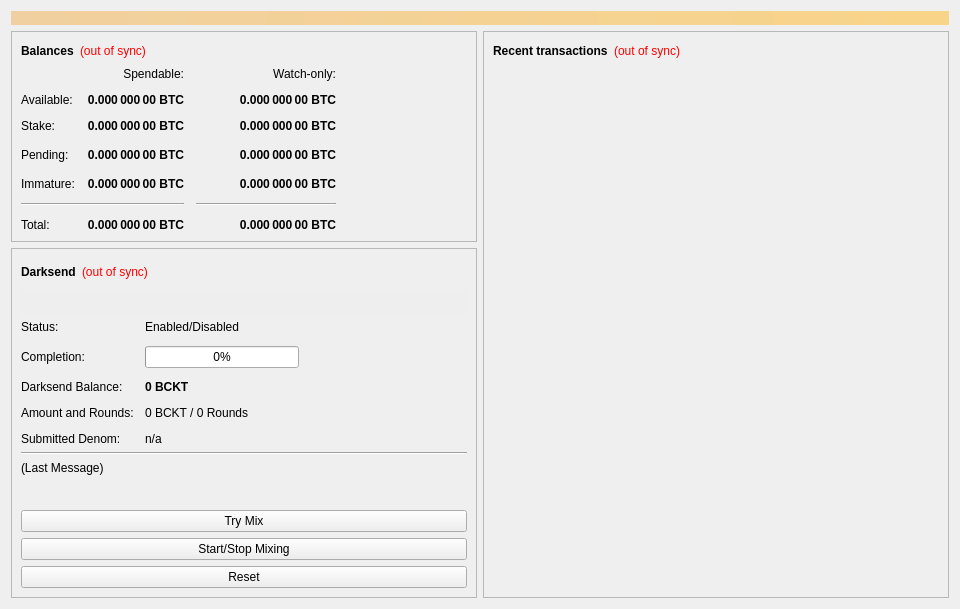
<?xml version="1.0" encoding="UTF-8"?>
<ui version="4.0">
 <class>OverviewPage</class>
 <widget class="QWidget" name="OverviewPage">
  <property name="geometry">
   <rect>
    <x>0</x>
    <y>0</y>
    <width>960</width>
    <height>594</height>
   </rect>
  </property>
  <property name="minimumSize">
   <size>
    <width>960</width>
    <height>0</height>
   </size>
  </property>
  <property name="windowTitle">
   <string>Form</string>
  </property>
  <layout class="QVBoxLayout" name="topLayout">
   <item>
    <widget class="QLabel" name="labelAlerts">
     <property name="visible">
      <bool>false</bool>
     </property>
     <property name="styleSheet">
      <string notr="true">background-color: qlineargradient(x1: 0, y1: 0, x2: 1, y2: 0, stop:0 #F0D0A0, stop:1 #F8D488); color:#000000;</string>
     </property>
     <property name="wordWrap">
      <bool>true</bool>
     </property>
     <property name="margin">
      <number>3</number>
     </property>
    </widget>
   </item>
   <item>
    <layout class="QHBoxLayout" name="horizontalLayout" stretch="1,1">
     <item>
      <layout class="QVBoxLayout" name="verticalLayout_2">
       <item>
        <widget class="QFrame" name="frame">
         <property name="frameShape">
          <enum>QFrame::StyledPanel</enum>
         </property>
         <property name="frameShadow">
          <enum>QFrame::Raised</enum>
         </property>
         <layout class="QVBoxLayout" name="verticalLayout_4">
          <item>
           <layout class="QHBoxLayout" name="horizontalLayout_4">
            <item>
             <widget class="QLabel" name="label_5">
              <property name="font">
               <font>
                <weight>75</weight>
                <bold>true</bold>
               </font>
              </property>
              <property name="text">
               <string>Balances</string>
              </property>
             </widget>
            </item>
            <item>
             <widget class="QLabel" name="labelWalletStatus">
              <property name="cursor">
               <cursorShape>WhatsThisCursor</cursorShape>
              </property>
              <property name="toolTip">
               <string>The displayed information may be out of date. Your wallet automatically synchronizes with the Backpocket network after a connection is established, but this process has not completed yet.</string>
              </property>
              <property name="styleSheet">
               <string notr="true">QLabel { color: red; }</string>
              </property>
              <property name="text">
               <string notr="true">(out of sync)</string>
              </property>
              <property name="alignment">
               <set>Qt::AlignLeading|Qt::AlignLeft|Qt::AlignVCenter</set>
              </property>
             </widget>
            </item>
            <item>
             <spacer name="horizontalSpacer_3">
              <property name="orientation">
               <enum>Qt::Horizontal</enum>
              </property>
              <property name="sizeHint" stdset="0">
               <size>
                <width>40</width>
                <height>20</height>
               </size>
              </property>
             </spacer>
            </item>
           </layout>
          </item>
          <item>
           <layout class="QGridLayout" name="gridLayout">
            <property name="spacing">
             <number>12</number>
            </property>
            <item row="3" column="2">
             <widget class="QLabel" name="labelWatchPending">
              <property name="font">
               <font>
                <weight>75</weight>
                <bold>true</bold>
               </font>
              </property>
              <property name="cursor">
               <cursorShape>IBeamCursor</cursorShape>
              </property>
              <property name="toolTip">
               <string>Unconfirmed transactions to watch-only addresses</string>
              </property>
              <property name="text">
               <string notr="true">0.000 000 00 BTC</string>
              </property>
              <property name="alignment">
               <set>Qt::AlignRight|Qt::AlignTrailing|Qt::AlignVCenter</set>
              </property>
              <property name="textInteractionFlags">
               <set>Qt::LinksAccessibleByMouse|Qt::TextSelectableByKeyboard|Qt::TextSelectableByMouse</set>
              </property>
             </widget>
            </item>
            <item row="3" column="1">
             <widget class="QLabel" name="labelUnconfirmed">
              <property name="font">
               <font>
                <weight>75</weight>
                <bold>true</bold>
               </font>
              </property>
              <property name="cursor">
               <cursorShape>IBeamCursor</cursorShape>
              </property>
              <property name="toolTip">
               <string>Total of transactions that have yet to be confirmed, and do not yet count toward the spendable balance</string>
              </property>
              <property name="text">
               <string notr="true">0.000 000 00 BTC</string>
              </property>
              <property name="alignment">
               <set>Qt::AlignRight|Qt::AlignTrailing|Qt::AlignVCenter</set>
              </property>
              <property name="textInteractionFlags">
               <set>Qt::LinksAccessibleByMouse|Qt::TextSelectableByKeyboard|Qt::TextSelectableByMouse</set>
              </property>
             </widget>
            </item>
            <item row="4" column="2">
             <widget class="QLabel" name="labelWatchImmature">
              <property name="font">
               <font>
                <weight>75</weight>
                <bold>true</bold>
               </font>
              </property>
              <property name="cursor">
               <cursorShape>IBeamCursor</cursorShape>
              </property>
              <property name="toolTip">
               <string>Mined balance in watch-only addresses that has not yet matured</string>
              </property>
              <property name="text">
               <string notr="true">0.000 000 00 BTC</string>
              </property>
              <property name="alignment">
               <set>Qt::AlignRight|Qt::AlignTrailing|Qt::AlignVCenter</set>
              </property>
              <property name="textInteractionFlags">
               <set>Qt::LinksAccessibleByMouse|Qt::TextSelectableByKeyboard|Qt::TextSelectableByMouse</set>
              </property>
             </widget>
            </item>
            <item row="5" column="0" colspan="2">
             <widget class="Line" name="lineSpendableBalance">
              <property name="orientation">
               <enum>Qt::Horizontal</enum>
              </property>
             </widget>
            </item>
            <item row="5" column="2">
             <widget class="Line" name="lineWatchBalance">
              <property name="sizePolicy">
               <sizepolicy hsizetype="Preferred" vsizetype="Fixed">
                <horstretch>0</horstretch>
                <verstretch>0</verstretch>
               </sizepolicy>
              </property>
              <property name="minimumSize">
               <size>
                <width>140</width>
                <height>0</height>
               </size>
              </property>
              <property name="orientation">
               <enum>Qt::Horizontal</enum>
              </property>
             </widget>
            </item>
            <item row="6" column="0">
             <widget class="QLabel" name="labelTotalText">
              <property name="text">
               <string>Total:</string>
              </property>
             </widget>
            </item>
            <item row="4" column="1">
             <widget class="QLabel" name="labelImmature">
              <property name="font">
               <font>
                <weight>75</weight>
                <bold>true</bold>
               </font>
              </property>
              <property name="cursor">
               <cursorShape>IBeamCursor</cursorShape>
              </property>
              <property name="toolTip">
               <string>Mined balance that has not yet matured</string>
              </property>
              <property name="text">
               <string notr="true">0.000 000 00 BTC</string>
              </property>
              <property name="alignment">
               <set>Qt::AlignRight|Qt::AlignTrailing|Qt::AlignVCenter</set>
              </property>
              <property name="textInteractionFlags">
               <set>Qt::LinksAccessibleByMouse|Qt::TextSelectableByKeyboard|Qt::TextSelectableByMouse</set>
              </property>
             </widget>
            </item>
            <item row="3" column="3">
             <spacer name="horizontalSpacer_2">
              <property name="orientation">
               <enum>Qt::Horizontal</enum>
              </property>
              <property name="sizeHint" stdset="0">
               <size>
                <width>40</width>
                <height>20</height>
               </size>
              </property>
             </spacer>
            </item>
            <item row="4" column="0">
             <widget class="QLabel" name="labelImmatureText">
              <property name="text">
               <string>Immature:</string>
              </property>
             </widget>
            </item>
            <item row="6" column="1">
             <widget class="QLabel" name="labelTotal">
              <property name="font">
               <font>
                <weight>75</weight>
                <bold>true</bold>
               </font>
              </property>
              <property name="cursor">
               <cursorShape>IBeamCursor</cursorShape>
              </property>
              <property name="toolTip">
               <string>Your current total balance</string>
              </property>
              <property name="text">
               <string notr="true">0.000 000 00 BTC</string>
              </property>
              <property name="alignment">
               <set>Qt::AlignRight|Qt::AlignTrailing|Qt::AlignVCenter</set>
              </property>
              <property name="textInteractionFlags">
               <set>Qt::LinksAccessibleByMouse|Qt::TextSelectableByKeyboard|Qt::TextSelectableByMouse</set>
              </property>
             </widget>
            </item>
            <item row="6" column="2">
             <widget class="QLabel" name="labelWatchTotal">
              <property name="font">
               <font>
                <weight>75</weight>
                <bold>true</bold>
               </font>
              </property>
              <property name="cursor">
               <cursorShape>IBeamCursor</cursorShape>
              </property>
              <property name="toolTip">
               <string>Current total balance in watch-only addresses</string>
              </property>
              <property name="text">
               <string notr="true">0.000 000 00 BTC</string>
              </property>
              <property name="alignment">
               <set>Qt::AlignRight|Qt::AlignTrailing|Qt::AlignVCenter</set>
              </property>
              <property name="textInteractionFlags">
               <set>Qt::LinksAccessibleByMouse|Qt::TextSelectableByKeyboard|Qt::TextSelectableByMouse</set>
              </property>
             </widget>
            </item>
            <item row="0" column="2">
             <widget class="QLabel" name="labelWatchonly">
              <property name="text">
               <string>Watch-only:</string>
              </property>
              <property name="alignment">
               <set>Qt::AlignRight|Qt::AlignTrailing|Qt::AlignVCenter</set>
              </property>
             </widget>
            </item>
            <item row="1" column="0">
             <widget class="QLabel" name="labelBalanceText">
              <property name="text">
               <string>Available:</string>
              </property>
             </widget>
            </item>
            <item row="1" column="1">
             <widget class="QLabel" name="labelBalance">
              <property name="font">
               <font>
                <weight>75</weight>
                <bold>true</bold>
               </font>
              </property>
              <property name="cursor">
               <cursorShape>IBeamCursor</cursorShape>
              </property>
              <property name="toolTip">
               <string>Your current spendable balance</string>
              </property>
              <property name="text">
               <string notr="true">0.000 000 00 BTC</string>
              </property>
              <property name="alignment">
               <set>Qt::AlignRight|Qt::AlignTrailing|Qt::AlignVCenter</set>
              </property>
              <property name="textInteractionFlags">
               <set>Qt::LinksAccessibleByMouse|Qt::TextSelectableByKeyboard|Qt::TextSelectableByMouse</set>
              </property>
             </widget>
            </item>
            <item row="2" column="0">
             <widget class="QLabel" name="label_10">
              <property name="text">
               <string>Stake:</string>
              </property>
             </widget>
            </item>
            <item row="2" column="1">
             <widget class="QLabel" name="labelStake">
              <property name="font">
               <font>
                <weight>75</weight>
                <bold>true</bold>
               </font>
              </property>
              <property name="cursor">
               <cursorShape>IBeamCursor</cursorShape>
              </property>
              <property name="toolTip">
               <string>Total of coins that was staked, and do not yet count toward the current balance</string>
              </property>
              <property name="text">
               <string notr="true">0.000 000 00 BTC</string>
              </property>
              <property name="alignment">
               <set>Qt::AlignRight|Qt::AlignTrailing|Qt::AlignVCenter</set>
              </property>
              <property name="textInteractionFlags">
               <set>Qt::LinksAccessibleByMouse|Qt::TextSelectableByKeyboard|Qt::TextSelectableByMouse</set>
              </property>
             </widget>
            </item>
            <item row="2" column="2">
             <widget class="QLabel" name="labelWatchStake">
              <property name="font">
               <font>
                <weight>75</weight>
                <bold>true</bold>
               </font>
              </property>
              <property name="cursor">
               <cursorShape>IBeamCursor</cursorShape>
              </property>
              <property name="toolTip">
               <string>Total of coins that was staked in watch-only addresses, and do not yet count toward the current watch-only balance</string>
              </property>
              <property name="text">
               <string notr="true">0.000 000 00 BTC</string>
              </property>
              <property name="alignment">
               <set>Qt::AlignRight|Qt::AlignTrailing|Qt::AlignVCenter</set>
              </property>
              <property name="textInteractionFlags">
               <set>Qt::LinksAccessibleByMouse|Qt::TextSelectableByKeyboard|Qt::TextSelectableByMouse</set>
              </property>
             </widget>
            </item>
            <item row="1" column="2">
             <widget class="QLabel" name="labelWatchAvailable">
              <property name="font">
               <font>
                <weight>75</weight>
                <bold>true</bold>
               </font>
              </property>
              <property name="cursor">
               <cursorShape>IBeamCursor</cursorShape>
              </property>
              <property name="toolTip">
               <string>Your current balance in watch-only addresses</string>
              </property>
              <property name="text">
               <string notr="true">0.000 000 00 BTC</string>
              </property>
              <property name="alignment">
               <set>Qt::AlignRight|Qt::AlignTrailing|Qt::AlignVCenter</set>
              </property>
              <property name="textInteractionFlags">
               <set>Qt::LinksAccessibleByMouse|Qt::TextSelectableByKeyboard|Qt::TextSelectableByMouse</set>
              </property>
             </widget>
            </item>
            <item row="3" column="0">
             <widget class="QLabel" name="labelPendingText">
              <property name="text">
               <string>Pending:</string>
              </property>
             </widget>
            </item>
            <item row="0" column="1">
             <widget class="QLabel" name="labelSpendable">
              <property name="text">
               <string>Spendable:</string>
              </property>
              <property name="alignment">
               <set>Qt::AlignRight|Qt::AlignTrailing|Qt::AlignVCenter</set>
              </property>
             </widget>
            </item>
           </layout>
          </item>
         </layout>
        </widget>
       </item>
       <item>
        <widget class="QFrame" name="frameDarksend">
         <property name="sizePolicy">
          <sizepolicy hsizetype="Expanding" vsizetype="Expanding">
           <horstretch>0</horstretch>
           <verstretch>0</verstretch>
          </sizepolicy>
         </property>
         <property name="minimumSize">
          <size>
           <width>0</width>
           <height>350</height>
          </size>
         </property>
         <property name="layoutDirection">
          <enum>Qt::LeftToRight</enum>
         </property>
         <property name="frameShape">
          <enum>QFrame::StyledPanel</enum>
         </property>
         <property name="frameShadow">
          <enum>QFrame::Raised</enum>
         </property>
         <layout class="QVBoxLayout" name="verticalLayout_5">
          <item>
           <layout class="QHBoxLayout" name="horizontalLayout_5">
            <item>
             <widget class="QLabel" name="label_2">
              <property name="font">
               <font>
                <weight>75</weight>
                <bold>true</bold>
               </font>
              </property>
              <property name="text">
               <string>Darksend</string>
              </property>
             </widget>
            </item>
            <item>
             <widget class="QLabel" name="labelDarksendSyncStatus">
              <property name="toolTip">
               <string>The displayed information may be out of date. Your wallet automatically synchronizes with the Backpocket network after a connection is established, but this process has not completed yet.</string>
              </property>
              <property name="styleSheet">
               <string notr="true">QLabel { color: red; }</string>
              </property>
              <property name="text">
               <string notr="true">(out of sync)</string>
              </property>
              <property name="alignment">
               <set>Qt::AlignLeading|Qt::AlignLeft|Qt::AlignVCenter</set>
              </property>
             </widget>
            </item>
            <item>
             <spacer name="horizontalSpacer_4">
              <property name="orientation">
               <enum>Qt::Horizontal</enum>
              </property>
              <property name="sizeHint" stdset="0">
               <size>
                <width>40</width>
                <height>20</height>
               </size>
              </property>
             </spacer>
            </item>
           </layout>
          </item>
          <item>
           <widget class="QPushButton" name="runAutoDenom">
            <property name="palette">
             <palette>
              <active>
               <colorrole role="WindowText">
                <brush brushstyle="SolidPattern">
                 <color alpha="255">
                  <red>0</red>
                  <green>0</green>
                  <blue>0</blue>
                 </color>
                </brush>
               </colorrole>
               <colorrole role="Button">
                <brush brushstyle="SolidPattern">
                 <color alpha="255">
                  <red>239</red>
                  <green>238</green>
                  <blue>238</blue>
                 </color>
                </brush>
               </colorrole>
               <colorrole role="Light">
                <brush brushstyle="SolidPattern">
                 <color alpha="255">
                  <red>255</red>
                  <green>255</green>
                  <blue>255</blue>
                 </color>
                </brush>
               </colorrole>
               <colorrole role="Midlight">
                <brush brushstyle="SolidPattern">
                 <color alpha="255">
                  <red>247</red>
                  <green>246</green>
                  <blue>246</blue>
                 </color>
                </brush>
               </colorrole>
               <colorrole role="Dark">
                <brush brushstyle="SolidPattern">
                 <color alpha="255">
                  <red>119</red>
                  <green>119</green>
                  <blue>119</blue>
                 </color>
                </brush>
               </colorrole>
               <colorrole role="Mid">
                <brush brushstyle="SolidPattern">
                 <color alpha="255">
                  <red>159</red>
                  <green>159</green>
                  <blue>159</blue>
                 </color>
                </brush>
               </colorrole>
               <colorrole role="Text">
                <brush brushstyle="SolidPattern">
                 <color alpha="255">
                  <red>0</red>
                  <green>0</green>
                  <blue>0</blue>
                 </color>
                </brush>
               </colorrole>
               <colorrole role="BrightText">
                <brush brushstyle="SolidPattern">
                 <color alpha="255">
                  <red>255</red>
                  <green>255</green>
                  <blue>255</blue>
                 </color>
                </brush>
               </colorrole>
               <colorrole role="ButtonText">
                <brush brushstyle="SolidPattern">
                 <color alpha="255">
                  <red>0</red>
                  <green>0</green>
                  <blue>0</blue>
                 </color>
                </brush>
               </colorrole>
               <colorrole role="Base">
                <brush brushstyle="SolidPattern">
                 <color alpha="255">
                  <red>255</red>
                  <green>255</green>
                  <blue>255</blue>
                 </color>
                </brush>
               </colorrole>
               <colorrole role="Window">
                <brush brushstyle="SolidPattern">
                 <color alpha="255">
                  <red>239</red>
                  <green>238</green>
                  <blue>238</blue>
                 </color>
                </brush>
               </colorrole>
               <colorrole role="Shadow">
                <brush brushstyle="SolidPattern">
                 <color alpha="255">
                  <red>0</red>
                  <green>0</green>
                  <blue>0</blue>
                 </color>
                </brush>
               </colorrole>
               <colorrole role="AlternateBase">
                <brush brushstyle="SolidPattern">
                 <color alpha="255">
                  <red>247</red>
                  <green>246</green>
                  <blue>246</blue>
                 </color>
                </brush>
               </colorrole>
               <colorrole role="ToolTipBase">
                <brush brushstyle="SolidPattern">
                 <color alpha="255">
                  <red>255</red>
                  <green>255</green>
                  <blue>220</blue>
                 </color>
                </brush>
               </colorrole>
               <colorrole role="ToolTipText">
                <brush brushstyle="SolidPattern">
                 <color alpha="255">
                  <red>0</red>
                  <green>0</green>
                  <blue>0</blue>
                 </color>
                </brush>
               </colorrole>
              </active>
              <inactive>
               <colorrole role="WindowText">
                <brush brushstyle="SolidPattern">
                 <color alpha="255">
                  <red>0</red>
                  <green>0</green>
                  <blue>0</blue>
                 </color>
                </brush>
               </colorrole>
               <colorrole role="Button">
                <brush brushstyle="SolidPattern">
                 <color alpha="255">
                  <red>239</red>
                  <green>238</green>
                  <blue>238</blue>
                 </color>
                </brush>
               </colorrole>
               <colorrole role="Light">
                <brush brushstyle="SolidPattern">
                 <color alpha="255">
                  <red>255</red>
                  <green>255</green>
                  <blue>255</blue>
                 </color>
                </brush>
               </colorrole>
               <colorrole role="Midlight">
                <brush brushstyle="SolidPattern">
                 <color alpha="255">
                  <red>247</red>
                  <green>246</green>
                  <blue>246</blue>
                 </color>
                </brush>
               </colorrole>
               <colorrole role="Dark">
                <brush brushstyle="SolidPattern">
                 <color alpha="255">
                  <red>119</red>
                  <green>119</green>
                  <blue>119</blue>
                 </color>
                </brush>
               </colorrole>
               <colorrole role="Mid">
                <brush brushstyle="SolidPattern">
                 <color alpha="255">
                  <red>159</red>
                  <green>159</green>
                  <blue>159</blue>
                 </color>
                </brush>
               </colorrole>
               <colorrole role="Text">
                <brush brushstyle="SolidPattern">
                 <color alpha="255">
                  <red>0</red>
                  <green>0</green>
                  <blue>0</blue>
                 </color>
                </brush>
               </colorrole>
               <colorrole role="BrightText">
                <brush brushstyle="SolidPattern">
                 <color alpha="255">
                  <red>255</red>
                  <green>255</green>
                  <blue>255</blue>
                 </color>
                </brush>
               </colorrole>
               <colorrole role="ButtonText">
                <brush brushstyle="SolidPattern">
                 <color alpha="255">
                  <red>0</red>
                  <green>0</green>
                  <blue>0</blue>
                 </color>
                </brush>
               </colorrole>
               <colorrole role="Base">
                <brush brushstyle="SolidPattern">
                 <color alpha="255">
                  <red>255</red>
                  <green>255</green>
                  <blue>255</blue>
                 </color>
                </brush>
               </colorrole>
               <colorrole role="Window">
                <brush brushstyle="SolidPattern">
                 <color alpha="255">
                  <red>239</red>
                  <green>238</green>
                  <blue>238</blue>
                 </color>
                </brush>
               </colorrole>
               <colorrole role="Shadow">
                <brush brushstyle="SolidPattern">
                 <color alpha="255">
                  <red>0</red>
                  <green>0</green>
                  <blue>0</blue>
                 </color>
                </brush>
               </colorrole>
               <colorrole role="AlternateBase">
                <brush brushstyle="SolidPattern">
                 <color alpha="255">
                  <red>247</red>
                  <green>246</green>
                  <blue>246</blue>
                 </color>
                </brush>
               </colorrole>
               <colorrole role="ToolTipBase">
                <brush brushstyle="SolidPattern">
                 <color alpha="255">
                  <red>255</red>
                  <green>255</green>
                  <blue>220</blue>
                 </color>
                </brush>
               </colorrole>
               <colorrole role="ToolTipText">
                <brush brushstyle="SolidPattern">
                 <color alpha="255">
                  <red>0</red>
                  <green>0</green>
                  <blue>0</blue>
                 </color>
                </brush>
               </colorrole>
              </inactive>
              <disabled>
               <colorrole role="WindowText">
                <brush brushstyle="SolidPattern">
                 <color alpha="255">
                  <red>119</red>
                  <green>119</green>
                  <blue>119</blue>
                 </color>
                </brush>
               </colorrole>
               <colorrole role="Button">
                <brush brushstyle="SolidPattern">
                 <color alpha="255">
                  <red>239</red>
                  <green>238</green>
                  <blue>238</blue>
                 </color>
                </brush>
               </colorrole>
               <colorrole role="Light">
                <brush brushstyle="SolidPattern">
                 <color alpha="255">
                  <red>255</red>
                  <green>255</green>
                  <blue>255</blue>
                 </color>
                </brush>
               </colorrole>
               <colorrole role="Midlight">
                <brush brushstyle="SolidPattern">
                 <color alpha="255">
                  <red>247</red>
                  <green>246</green>
                  <blue>246</blue>
                 </color>
                </brush>
               </colorrole>
               <colorrole role="Dark">
                <brush brushstyle="SolidPattern">
                 <color alpha="255">
                  <red>119</red>
                  <green>119</green>
                  <blue>119</blue>
                 </color>
                </brush>
               </colorrole>
               <colorrole role="Mid">
                <brush brushstyle="SolidPattern">
                 <color alpha="255">
                  <red>159</red>
                  <green>159</green>
                  <blue>159</blue>
                 </color>
                </brush>
               </colorrole>
               <colorrole role="Text">
                <brush brushstyle="SolidPattern">
                 <color alpha="255">
                  <red>119</red>
                  <green>119</green>
                  <blue>119</blue>
                 </color>
                </brush>
               </colorrole>
               <colorrole role="BrightText">
                <brush brushstyle="SolidPattern">
                 <color alpha="255">
                  <red>255</red>
                  <green>255</green>
                  <blue>255</blue>
                 </color>
                </brush>
               </colorrole>
               <colorrole role="ButtonText">
                <brush brushstyle="SolidPattern">
                 <color alpha="255">
                  <red>119</red>
                  <green>119</green>
                  <blue>119</blue>
                 </color>
                </brush>
               </colorrole>
               <colorrole role="Base">
                <brush brushstyle="SolidPattern">
                 <color alpha="255">
                  <red>239</red>
                  <green>238</green>
                  <blue>238</blue>
                 </color>
                </brush>
               </colorrole>
               <colorrole role="Window">
                <brush brushstyle="SolidPattern">
                 <color alpha="255">
                  <red>239</red>
                  <green>238</green>
                  <blue>238</blue>
                 </color>
                </brush>
               </colorrole>
               <colorrole role="Shadow">
                <brush brushstyle="SolidPattern">
                 <color alpha="255">
                  <red>0</red>
                  <green>0</green>
                  <blue>0</blue>
                 </color>
                </brush>
               </colorrole>
               <colorrole role="AlternateBase">
                <brush brushstyle="SolidPattern">
                 <color alpha="255">
                  <red>239</red>
                  <green>238</green>
                  <blue>238</blue>
                 </color>
                </brush>
               </colorrole>
               <colorrole role="ToolTipBase">
                <brush brushstyle="SolidPattern">
                 <color alpha="255">
                  <red>255</red>
                  <green>255</green>
                  <blue>220</blue>
                 </color>
                </brush>
               </colorrole>
               <colorrole role="ToolTipText">
                <brush brushstyle="SolidPattern">
                 <color alpha="255">
                  <red>0</red>
                  <green>0</green>
                  <blue>0</blue>
                 </color>
                </brush>
               </colorrole>
              </disabled>
             </palette>
            </property>
            <property name="focusPolicy">
             <enum>Qt::NoFocus</enum>
            </property>
            <property name="autoFillBackground">
             <bool>true</bool>
            </property>
            <property name="text">
             <string/>
            </property>
            <property name="flat">
             <bool>true</bool>
            </property>
           </widget>
          </item>
          <item>
           <layout class="QFormLayout" name="formLayout">
            <property name="fieldGrowthPolicy">
             <enum>QFormLayout::AllNonFixedFieldsGrow</enum>
            </property>
            <property name="horizontalSpacing">
             <number>11</number>
            </property>
            <property name="verticalSpacing">
             <number>12</number>
            </property>
            <item row="0" column="0">
             <widget class="QLabel" name="label_6">
              <property name="text">
               <string>Status:</string>
              </property>
             </widget>
            </item>
            <item row="1" column="0">
             <widget class="QLabel" name="label_7">
              <property name="text">
               <string>Completion:</string>
              </property>
             </widget>
            </item>
            <item row="1" column="1">
             <widget class="QProgressBar" name="darksendProgress">
              <property name="maximumSize">
               <size>
                <width>154</width>
                <height>16777215</height>
               </size>
              </property>
              <property name="value">
               <number>0</number>
              </property>
             </widget>
            </item>
            <item row="3" column="0">
             <widget class="QLabel" name="labelAnonymizedText">
              <property name="text">
               <string>Darksend Balance:</string>
              </property>
             </widget>
            </item>
            <item row="3" column="1">
             <widget class="QLabel" name="labelAnonymized">
              <property name="font">
               <font>
                <weight>75</weight>
                <bold>true</bold>
               </font>
              </property>
              <property name="text">
               <string notr="true">0 BCKT</string>
              </property>
             </widget>
            </item>
            <item row="4" column="0">
             <widget class="QLabel" name="label_8">
              <property name="text">
               <string>Amount and Rounds:</string>
              </property>
             </widget>
            </item>
            <item row="4" column="1">
             <widget class="QLabel" name="labelAmountRounds">
              <property name="text">
               <string>0 BCKT / 0 Rounds</string>
              </property>
             </widget>
            </item>
            <item row="5" column="0">
             <widget class="QLabel" name="label_9">
              <property name="text">
               <string>Submitted Denom:</string>
              </property>
             </widget>
            </item>
            <item row="5" column="1">
             <widget class="QLabel" name="labelSubmittedDenom">
              <property name="toolTip">
               <string>The denominations you submitted to the Masternode.&lt;br&gt;To mix, other users must submit the exact same denominations.</string>
              </property>
              <property name="text">
               <string>n/a</string>
              </property>
             </widget>
            </item>
            <item row="0" column="1">
             <widget class="QLabel" name="darksendEnabled">
              <property name="text">
               <string>Enabled/Disabled</string>
              </property>
             </widget>
            </item>
           </layout>
          </item>
          <item>
           <widget class="Line" name="lineLastMessage">
            <property name="orientation">
             <enum>Qt::Horizontal</enum>
            </property>
           </widget>
          </item>
          <item>
           <widget class="QLabel" name="darksendStatus">
            <property name="minimumSize">
             <size>
              <width>288</width>
              <height>43</height>
             </size>
            </property>
            <property name="text">
             <string>(Last Message)</string>
            </property>
            <property name="alignment">
             <set>Qt::AlignLeading|Qt::AlignLeft|Qt::AlignTop</set>
            </property>
            <property name="wordWrap">
             <bool>true</bool>
            </property>
           </widget>
          </item>
          <item>
           <widget class="QPushButton" name="darksendAuto">
            <property name="sizePolicy">
             <sizepolicy hsizetype="MinimumExpanding" vsizetype="Fixed">
              <horstretch>0</horstretch>
              <verstretch>0</verstretch>
             </sizepolicy>
            </property>
            <property name="toolTip">
             <string>Try to manually submit a Darksend request.</string>
            </property>
            <property name="text">
             <string>Try Mix</string>
            </property>
           </widget>
          </item>
          <item>
           <widget class="QPushButton" name="toggleDarksend">
            <property name="sizePolicy">
             <sizepolicy hsizetype="MinimumExpanding" vsizetype="Fixed">
              <horstretch>0</horstretch>
              <verstretch>0</verstretch>
             </sizepolicy>
            </property>
            <property name="text">
             <string>Start/Stop Mixing</string>
            </property>
           </widget>
          </item>
          <item>
           <widget class="QPushButton" name="darksendReset">
            <property name="sizePolicy">
             <sizepolicy hsizetype="MinimumExpanding" vsizetype="Fixed">
              <horstretch>0</horstretch>
              <verstretch>0</verstretch>
             </sizepolicy>
            </property>
            <property name="toolTip">
             <string>Reset the current status of Darksend (can interrupt Darksend if it's in the process of Mixing, which can cost you money!)</string>
            </property>
            <property name="autoFillBackground">
             <bool>false</bool>
            </property>
            <property name="text">
             <string>Reset</string>
            </property>
           </widget>
          </item>
         </layout>
        </widget>
       </item>
       <item>
        <spacer name="verticalSpacer">
         <property name="orientation">
          <enum>Qt::Vertical</enum>
         </property>
         <property name="sizeHint" stdset="0">
          <size>
           <width>20</width>
           <height>40</height>
          </size>
         </property>
        </spacer>
       </item>
      </layout>
     </item>
     <item>
      <layout class="QVBoxLayout" name="verticalLayout_3">
       <item>
        <widget class="QFrame" name="frame_2">
         <property name="frameShape">
          <enum>QFrame::StyledPanel</enum>
         </property>
         <property name="frameShadow">
          <enum>QFrame::Raised</enum>
         </property>
         <layout class="QVBoxLayout" name="verticalLayout">
          <item>
           <layout class="QHBoxLayout" name="horizontalLayout_2">
            <item>
             <widget class="QLabel" name="label_4">
              <property name="font">
               <font>
                <weight>75</weight>
                <bold>true</bold>
               </font>
              </property>
              <property name="text">
               <string>Recent transactions</string>
              </property>
             </widget>
            </item>
            <item>
             <widget class="QLabel" name="labelTransactionsStatus">
              <property name="cursor">
               <cursorShape>WhatsThisCursor</cursorShape>
              </property>
              <property name="toolTip">
               <string>The displayed information may be out of date. Your wallet automatically synchronizes with the Backpocket network after a connection is established, but this process has not completed yet.</string>
              </property>
              <property name="styleSheet">
               <string notr="true">QLabel { color: red; }</string>
              </property>
              <property name="text">
               <string notr="true">(out of sync)</string>
              </property>
              <property name="alignment">
               <set>Qt::AlignRight|Qt::AlignTrailing|Qt::AlignVCenter</set>
              </property>
             </widget>
            </item>
            <item>
             <spacer name="horizontalSpacer">
              <property name="orientation">
               <enum>Qt::Horizontal</enum>
              </property>
              <property name="sizeHint" stdset="0">
               <size>
                <width>40</width>
                <height>20</height>
               </size>
              </property>
             </spacer>
            </item>
           </layout>
          </item>
          <item>
           <widget class="QListView" name="listTransactions">
            <property name="styleSheet">
             <string notr="true">QListView { background: transparent; }</string>
            </property>
            <property name="frameShape">
             <enum>QFrame::NoFrame</enum>
            </property>
            <property name="verticalScrollBarPolicy">
             <enum>Qt::ScrollBarAlwaysOff</enum>
            </property>
            <property name="horizontalScrollBarPolicy">
             <enum>Qt::ScrollBarAlwaysOff</enum>
            </property>
            <property name="selectionMode">
             <enum>QAbstractItemView::NoSelection</enum>
            </property>
           </widget>
          </item>
         </layout>
        </widget>
       </item>
      </layout>
     </item>
    </layout>
   </item>
  </layout>
 </widget>
 <resources/>
 <connections/>
</ui>
